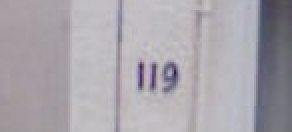
#> input picture Dataset1/1.png, 146 x 66 px (shown 2 times larger); its folder holds only this picture in this run
$ python final_q1.py
#> lines starting #> are read from the running program, lines starting #| are printed output that depends on the picture; after the words box and inside, x2 and y2 are one past the last pixel; in counts of white or black regions, pixels touching at a corner belong together
import cv2 as cv2
import numpy as np
import matplotlib.pyplot as plt
import os

def getImages(input_file_path):
    res = []
    for root, dirs, files in os.walk(input_file_path):
        for filename in files:
            res.append((cv2.imread(input_file_path+"/"+filename),filename))
    return res


def enhance_images(images):
    res = []
    for img in images:
        ret,gray = cv2.threshold(img,115,255,cv2.THRESH_BINARY)
        for i in range (0,len(gray)):
            for j in range(0,len(gray[0])):
                pixel = gray[i][j]
                if(not (pixel[0]==255 and pixel[1]==255 and pixel[2]==255)):
                    gray[i][j]=np.zeros((3))


        res.append(gray)

    return res
    pass

def bounding_box(images):
    res = []
    return images
    for img in images:
        pass
    pass
    #TODO

def skeleton(images):
    return images
    #TODO

def numberOfLoops(images):
    return 0
    #TODO
    pass

def measurePerformance(numberOfLoopies):

    correctResults = []
    #TODO

    pass

def draw_images(images):
    for img in images:
        plt.imshow(img,cmap='gray')
        plt.show()


def seperateImageAndFilenames(images):
    imgs = []
    filenames=[]
    for img in images:
        imgs.append(img[0])
        filenames.append(img[1])
    return imgs,filenames


def final_q1(input_file_path,output_file):
#> called with input_file_path = 'Dataset1', output_file = ''
    images = getImages(input_file_path)
#> images = 1 item
    images,filenames = seperateImageAndFilenames(images)
#> the loop in seperateImageAndFilenames, `for img in images:` made 1 pass
#> after the loop in seperateImageAndFilenames, `for img in images:`: filenames = ['1.png']; imgs = 1 item
#> filenames = ['1.png']
    images = enhance_images(images)
#> the loop in enhance_images, `for img in images:` made 1 pass
#> pass 1, in enhance_images, `ret,gray = cv2.threshold(img,115,255,cv2.THRESH_BINARY)`:
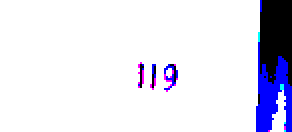
#> gray: shape (66, 146, 3) (shown 2 times larger); mean B, G, R 239.2, 225.5, 226.2
#> after the loop in enhance_images, `for img in images:`:
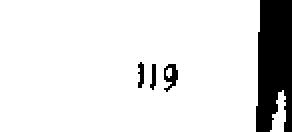
#> gray: shape (66, 146, 3) (shown 2 times larger); 88.3% white; 4 black regions, box (x1, y1, x2, y2) and area: (128, 0, 146, 66) 1018, (82, 32, 89, 46) 54, (69, 31, 72, 44) 29, (75, 32, 78, 45) 26
#> after the loop in enhance_images, `for img in images:`: res = 1 item
    plt.imshow(images[0]/255.0, cmap="gray")
    plt.show()
    draw_images(images)
#> the loop in draw_images, `for img in images:` made 1 pass
    images = bounding_box(images)
    images = skeleton(images)
    numberOfLoopies = numberOfLoops(images)
#> numberOfLoopies = 0
    measurePerformance(numberOfLoopies)
    pass
final_q1("Dataset1","")

$ run again, on Dataset1/5.png
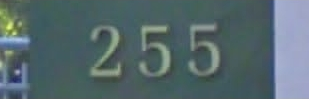
#> input picture Dataset1/5.png, 309 x 99 px
#> images = 1 item
#> the loop in seperateImageAndFilenames, `for img in images:` made 1 pass
#> after the loop in seperateImageAndFilenames, `for img in images:`: filenames = ['5.png']; imgs = 1 item
#> in final_q1, `images,filenames = seperateImageAndFilenames(images)`: filenames = ['5.png']
#> the loop in enhance_images, `for img in images:` made 1 pass
#> pass 1, in enhance_images, `ret,gray = cv2.threshold(img,115,255,cv2.THRESH_BINARY)`:
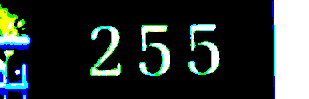
#> gray: shape (99, 309, 3); mean B, G, R 52.9, 55, 44.6
#> after the loop in enhance_images, `for img in images:`:
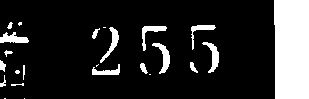
#> gray: shape (99, 309, 3); 16.5% white; 24 white regions (7 under 20 px), largest, box (x1, y1, x2, y2) and area: (274, 0, 309, 99) 3391, (152, 43, 170, 74) 213, (202, 42, 219, 73) 205
#> after the loop in enhance_images, `for img in images:`: res = 1 item
#> the loop in draw_images, `for img in images:` made 1 pass
#> numberOfLoopies = 0

$ run again, on Dataset1/2.png
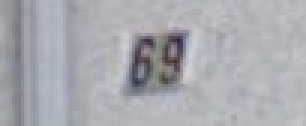
#> input picture Dataset1/2.png, 102 x 42 px (shown 3 times larger)
#> images = 1 item
#> the loop in seperateImageAndFilenames, `for img in images:` made 1 pass
#> after the loop in seperateImageAndFilenames, `for img in images:`: filenames = ['2.png']; imgs = 1 item
#> in final_q1, `images,filenames = seperateImageAndFilenames(images)`: filenames = ['2.png']
#> the loop in enhance_images, `for img in images:` made 1 pass
#> pass 1, in enhance_images, `ret,gray = cv2.threshold(img,115,255,cv2.THRESH_BINARY)`:
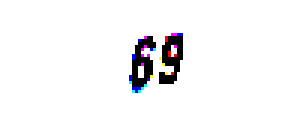
#> gray: shape (42, 102, 3) (shown 3 times larger); mean B, G, R 245.4, 244.3, 244.9
#> after the loop in enhance_images, `for img in images:`:
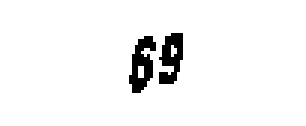
#> gray: shape (42, 102, 3) (shown 3 times larger); 95.6% white; 2 black regions, box (x1, y1, x2, y2) and area: (43, 12, 52, 31) 99, (53, 11, 61, 28) 90
#> after the loop in enhance_images, `for img in images:`: res = 1 item
#> the loop in draw_images, `for img in images:` made 1 pass
#> numberOfLoopies = 0

$ run again, on Dataset1/3.png
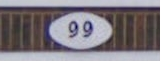
#> input picture Dataset1/3.png, 161 x 61 px
#> images = 1 item
#> the loop in seperateImageAndFilenames, `for img in images:` made 1 pass
#> after the loop in seperateImageAndFilenames, `for img in images:`: filenames = ['3.png']; imgs = 1 item
#> in final_q1, `images,filenames = seperateImageAndFilenames(images)`: filenames = ['3.png']
#> the loop in enhance_images, `for img in images:` made 1 pass
#> pass 1, in enhance_images, `ret,gray = cv2.threshold(img,115,255,cv2.THRESH_BINARY)`:
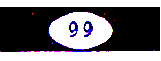
#> gray: shape (61, 161, 3); mean B, G, R 117.9, 112.5, 114.5
#> after the loop in enhance_images, `for img in images:`:
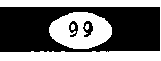
#> gray: shape (61, 161, 3); 44% white; 4 white regions, box (x1, y1, x2, y2) and area: (0, 0, 161, 61) 2698, (49, 12, 112, 49) 1585, (71, 24, 75, 30) 21, (85, 24, 89, 30) 20
#> after the loop in enhance_images, `for img in images:`: res = 1 item
#> the loop in draw_images, `for img in images:` made 1 pass
#> numberOfLoopies = 0

$ run again, on Dataset1/4.png
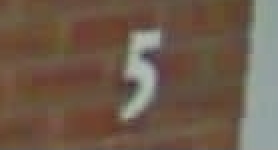
#> input picture Dataset1/4.png, 139 x 75 px (shown 2 times larger)
#> images = 1 item
#> the loop in seperateImageAndFilenames, `for img in images:` made 1 pass
#> after the loop in seperateImageAndFilenames, `for img in images:`: filenames = ['4.png']; imgs = 1 item
#> in final_q1, `images,filenames = seperateImageAndFilenames(images)`: filenames = ['4.png']
#> the loop in enhance_images, `for img in images:` made 1 pass
#> pass 1, in enhance_images, `ret,gray = cv2.threshold(img,115,255,cv2.THRESH_BINARY)`:
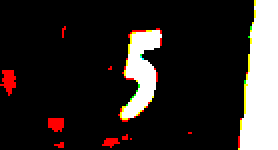
#> gray: shape (75, 139, 3) (shown 2 times larger); mean B, G, R 38.9, 41.3, 46.5
#> after the loop in enhance_images, `for img in images:`:
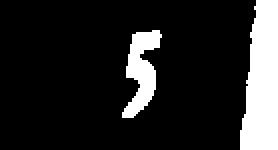
#> gray: shape (75, 139, 3) (shown 2 times larger); 15.2% white; 2 white regions, box (x1, y1, x2, y2) and area: (120, 0, 139, 75) 1129, (61, 15, 81, 59) 460
#> after the loop in enhance_images, `for img in images:`: res = 1 item
#> the loop in draw_images, `for img in images:` made 1 pass
#> numberOfLoopies = 0
